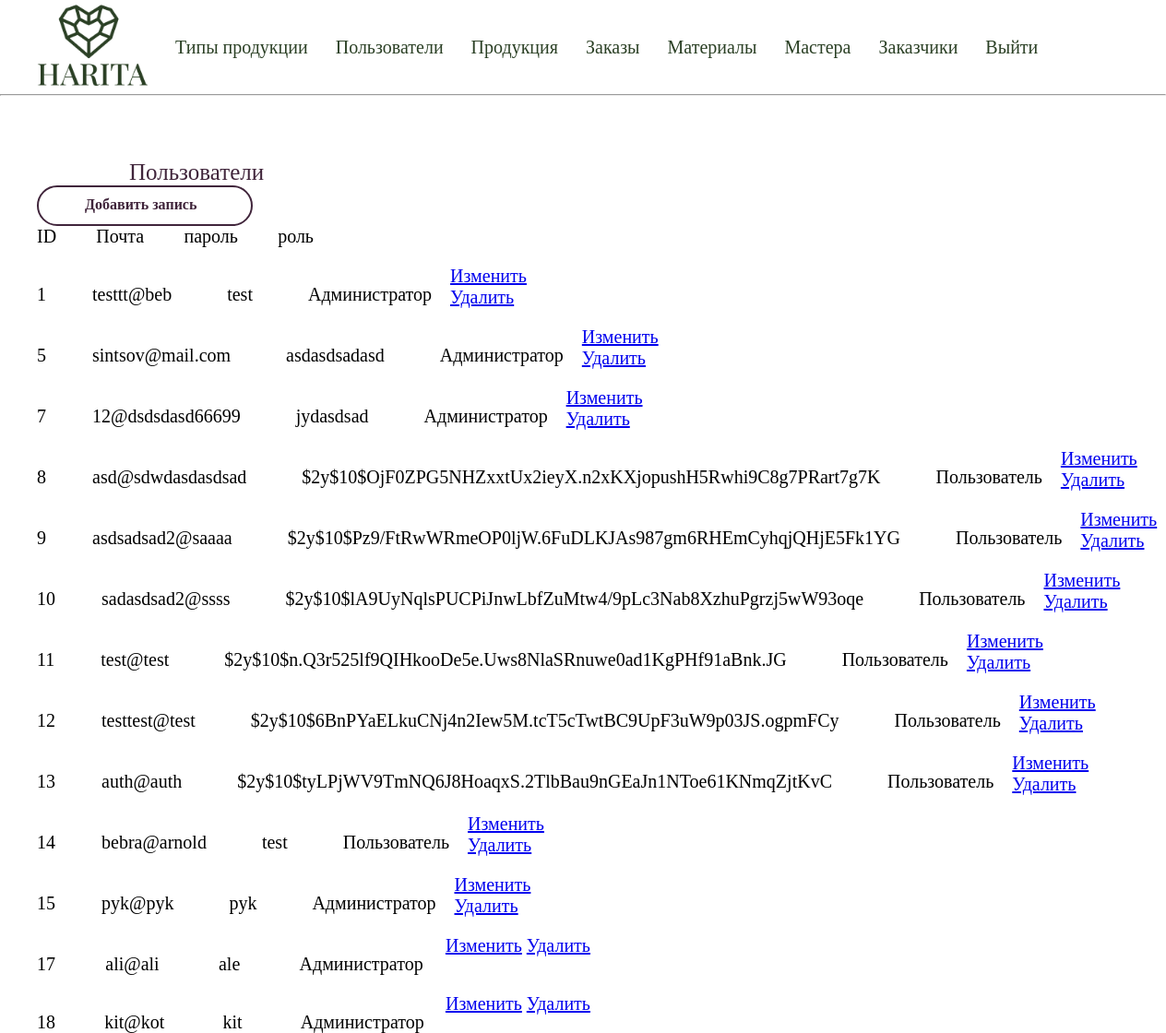
/Users-jewel_panel.php, run on the app's committed database.
### tables this page shows
CREATE TABLE `roles` (
  `id_roles` int NOT NULL,
  `role` varchar(50) NOT NULL
);

### Users-jewel_panel.php (the view, shortened to what this page needs)
<?php
include "./php-connect/connect.php";
?>
<!DOCTYPE html>
<html lang="en">
<head>
    <link rel="stylesheet" href="./css/main.css">
</head>
<body>
<header>
        <div class="admin-container">
            <ul class="main-menu-panel">
            <li class="main-menu-panel_item"><a href="index.php"><img class="logo" src="img/logo.png"
                                alt="Логотпип" width="120"></a></li>
                <li class="main-menu-panel_item"><a href="./Type_product.php" class="menu-item-panel admin-menu-pressed">Типы продукции</a></li>
                <li class="main-menu-panel_item"><a href="./Users-jewel_panel.php" class="menu-item-panel">Пользователи</a></li>
                <li class="main-menu-panel_item"><a href="./Products-panel.php" class="menu-item-panel">Продукция</a></li>
                <li class="main-menu-panel_item"><a href="./Orders-panel.php." class="menu-item-panel">Заказы</a></li>
                <li class="main-menu-panel_item"><a href="./Materials-panel.php" class="menu-item-panel">Материалы</a></li>
                <li class="main-menu-panel_item"><a href="./Masters-panel.php" class="menu-item-panel">Мастера</a></li>
                <li class="main-menu-panel_item"><a href="./Clients-panel.php" class="menu-item-panel">Заказчики</a></li>
                <li class="main-menu-panel_item"><a class="menu-item" href="./php-handler/exit.php">Выйти</a></li>
            </ul>
        </div>
        <hr>
    </header>
    <div class="div-title-admin">
        <div class="admin-container">
            <div class="add-btn-divs">
                <div class="div-title-admin">
                    <h1 class="title-admin">Пользователи</h1>
                </div>
                <a href="./create_Users-jewel.php" class="submit-panel">
                        <p class="submit-text-panel">Добавить запись</p>
                    </a>
            </div>
        </div>
    </div>
    <div class="sdada">
    <div class="table">
        <div class="admin-container">
            <div class="table_row title">
                <div class="table_sell id">
                    <p class="admin_table_cell_first-up">ID</p>
                </div>
                <div class="table_sell">
                    <p class="admin_table_cell-text-up">Почта</p>
                </div>
                <div class="table_sell">
                    <p class="admin_table_cell-text-up">пароль</p>
                </div>
                <div class="table_sell">
                    <p class="admin_table_cell-text-up">роль</p>
                </div>
            </div>
        </div>
    </div>
    <?php
    $qInfouser = "SELECT *
                    FROM `Users-jewel`, roles
                    WHERE `Users-jewel`.`ID_role` = roles.id_roles order by id_users_jewel";
    $resInfouser = mysqli_query($connect, $qInfouser) or die(mysqli_error($connect));
    while ($Infouser = mysqli_fetch_object($resInfouser)) {
        echo "
    <div class=\"body-table\">
        <div class=\"admin-container\">
            <div class=\"admin_table_row\">
                <div class=\"admin_table_cell_first admin_projects_table_id\">
                    <p>$Infouser->id_users_jewel</p>
                </div>
                <div class=\"admin_table_cell admin_projects_table_name\">
                    <p class=\"admin_table_cell-text\">$Infouser->email</p>
                </div>
                <div class=\"admin_table_cell admin_projects_table_id_order\">
                    <p class=\"admin_table_cell-text\">$Infouser->password</p>
                </div>
                <div class=\"admin_table_cell admin_projects_table_id_order\">
                    <p class=\"admin_table_cell-text\">$Infouser->role</p>
                </div>
                <div class=\"admin_projects_table_act\">
                    <a href=\"edit_Users-jewel.php?idA=$Infouser->id_users_jewel\">Изменить</a>
                <a href=\"?id_users_jewel=$Infouser->id_users_jewel\">Удалить</a></div>
            </div>
        </div>
    </div>
";
    }
    ?>
    </div>
</body>
</html>

### css/main.css (style rules this page uses)
* { margin: 0; padding: 0; }
.table_row { display: flex; width: 300px; justify-content: space-between; }
.admin_table_row { margin: 20px 0 0 0; display: flex; width: 600px; justify-content: space-between; text-align: left; }
.admin_table_cell_first { padding-right: 10px; padding-top: 20px; }
.admin_table_cell-text { padding-right: 20px; padding-left: 40px; padding-top: 20px; }
.main-menu-panel { display: flex; align-items: center; flex-direction: row; list-style-type: none; }
.main-menu-panel_item > a { text-decoration: none; font-weight: 500; font-family: "Playfair Display"; font-style: Medium; font-size: 20px; color: #2B4025; margin-top: 69px; padding-right: 30px; }
.admin-container { padding-left: 40px; font-size: 20px; }
.sdada { display: flex; flex-direction: column; }
.title-admin { text-decoration: none; font-weight: 500; font-family: "Playfair Display"; font-style: Medium; font-size: 25px; color: #40253B; margin-top: 69px; margin-left: 100px; }
.submit-panel { display: inline-block; color: white; text-decoration: none; padding: 0.5em 2em; outline: none; border-width: 2px 0; border-style: solid none; border-color: #40253B; border-radius: 6px; background: linear-gradient(#FFFFFF, #FFFFFF) #40253B; transition: 0.2s; width: 150px; height: 20px; text-decoration: none; border: 2px solid; border-radius: 50px; border-color: #40253B; }
.submit-text-panel { width: 150px; color: #40253B; font-style: SemiBold; font-size: 16px; font-weight: 600; font-family: "Playfair Display"; margin-bottom: 14px; margin-left: 10px; }

### data on the page
users-jewel: id_users_jewel "1", email "testtt@beb", password "test", id_role.role "Администратор"
users-jewel: id_users_jewel "5", email "sintsov@mail.com", password "asdasdsadasd", id_role.role "Администратор"
users-jewel: id_users_jewel "7", email "12@dsdsdasd66699", password "jydasdsad", id_role.role "Администратор"
users-jewel: id_users_jewel "8", email "asd@sdwdasdasdsad", password "$2y$10$OjF0ZPG5NHZxxtUx2ieyX.n2xKXjopushH5Rwhi9C8g7PRart7g7K", id_role.role "Пользователь"
users-jewel: id_users_jewel "9", email "asdsadsad2@saaaa", password "$2y$10$Pz9/FtRwWRmeOP0ljW.6FuDLKJAs987gm6RHEmCyhqjQHjE5Fk1YG", id_role.role "Пользователь"
users-jewel: id_users_jewel "10", email "sadasdsad2@ssss", password "$2y$10$lA9UyNqlsPUCPiJnwLbfZuMtw4/9pLc3Nab8XzhuPgrzj5wW93oqe", id_role.role "Пользователь"
users-jewel: id_users_jewel "11", email "test@test", password "$2y$10$n.Q3r525lf9QIHkooDe5e.Uws8NlaSRnuwe0ad1KgPHf91aBnk.JG", id_role.role "Пользователь"
users-jewel: id_users_jewel "12", email "testtest@test", password "$2y$10$6BnPYaELkuCNj4n2Iew5M.tcT5cTwtBC9UpF3uW9p03JS.ogpmFCy", id_role.role "Пользователь"
users-jewel: id_users_jewel "13", email "auth@auth", password "$2y$10$tyLPjWV9TmNQ6J8HoaqxS.2TlbBau9nGEaJn1NToe61KNmqZjtKvC", id_role.role "Пользователь"
users-jewel: id_users_jewel "14", email "bebra@arnold", password "test", id_role.role "Пользователь"
users-jewel: id_users_jewel "15", email "pyk@pyk", password "pyk", id_role.role "Администратор"
users-jewel: id_users_jewel "17", email "ali@ali", password "ale", id_role.role "Администратор"
users-jewel: id_users_jewel "18", email "kit@kot", password "kit", id_role.role "Администратор"
